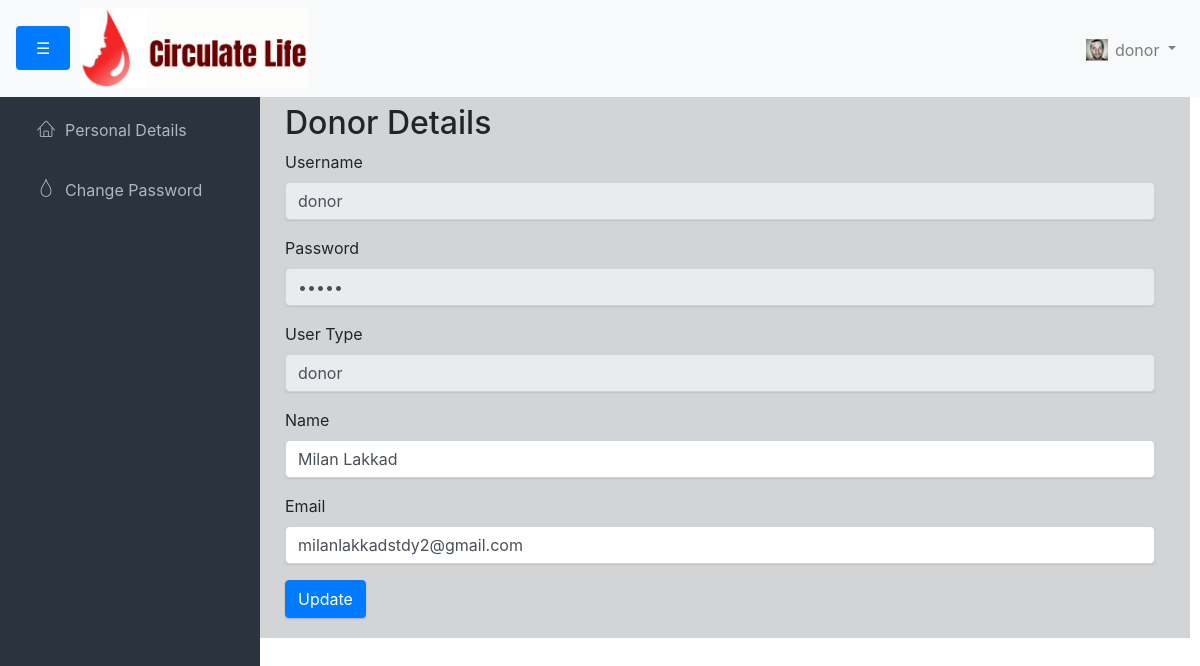
The page /Donor/donor_personal_details.php (signed in) on the database as committed earlier.
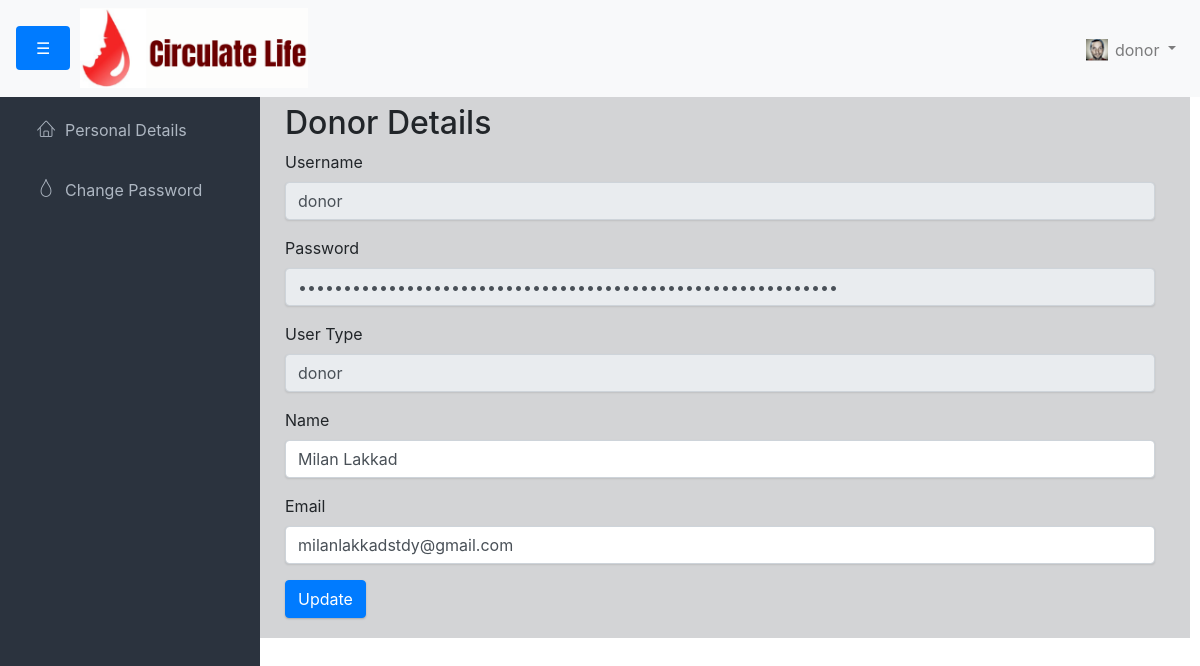
The same page on the database as committed later.
### tables this page shows
CREATE TABLE `donor` (
  `id` int(11) NOT NULL,
  `name` varchar(255) NOT NULL,
  `username` varchar(50) NOT NULL,
  `password` varchar(255) NOT NULL,
  `email` varchar(100) NOT NULL,
  `usertype` varchar(5) DEFAULT 'donor',
  `body_weight` decimal(5,2) DEFAULT NULL,
  `body_height` decimal(5,2) DEFAULT NULL,
  `age` int(11) DEFAULT NULL,
  `blood_group` enum('A+','A-','B+','B-','O+','O-','AB+','AB-') NOT NULL,
  `gender` enum('Male','Female','Other') DEFAULT NULL,
  `dob` date DEFAULT NULL,
  `address` text DEFAULT NULL,
  `pincode` varchar(10) DEFAULT NULL,
  `contact` varchar(15) DEFAULT NULL,
  `file_upload` varchar(255) DEFAULT NULL
);

### Donor/donor_personal_details.php (the view, shortened to what this page needs)
<?php include('donor_profile_header.php'); ?>
<?php
$donorUsername = $_SESSION['username'];
$query = "SELECT * FROM donor WHERE username = ?";
$stmt = $conn->prepare($query);
$stmt->bind_param("s", $donorUsername);
$stmt->execute();
$result = $stmt->get_result();
if ($result->num_rows > 0) {
    $donorDetails = $result->fetch_assoc();
} else {
    echo "Donor details not found!";
    exit;
}
?>
<!DOCTYPE html>
<html lang="en">
<head>
    <link rel="stylesheet" href="https://maxcdn.bootstrapcdn.com/bootstrap/4.3.1/css/bootstrap.min.css">
</head>
<div>
    <div class="container">
        <h2 class="mt-4">Donor Details</h2>
        <form action="" method="POST">
            <div class="form-group">
                <label for="username">Username</label>
                <input type="text" class="form-control" id="username" name="username" value="<?php echo $donorDetails['username']; ?>" readonly>
            </div>
            <div class="form-group">
                <label for="password">Password</label>
                <input type="password" class="form-control" id="password" name="password" value="<?php echo $donorDetails['password']; ?>" readonly>
            </div>
            <div class="form-group">
                <label for="usertype">User Type</label>
                <input type="text" class="form-control" id="usertype" name="usertype" value="<?php echo $donorDetails['usertype']; ?>" readonly>
            </div>
            <div class="form-group">
                <label for="name">Name</label>
                <input type="text" class="form-control" id="name" name="name" value="<?php echo $donorDetails['name']; ?>" required>
            </div>
            <div class="form-group">
                <label for="email">Email</label>
                <input type="email" class="form-control" id="email" name="email" value="<?php echo $donorDetails['email']; ?>" required>
            </div>
            <button type="submit" class="btn btn-primary">Update</button>
        </form>
    </div>
</div>
</body>
</html>

Rows that differ between the two databases and show on the page:
changed donor "donor": email "milanlakkadstdy2@gmail.com" → "milanlakkadstdy@gmail.com"
